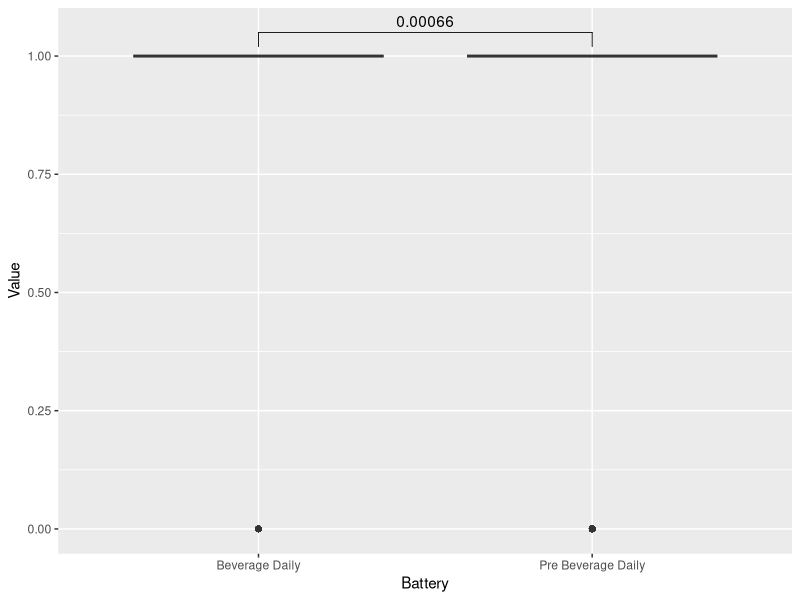

This figure's R source: (Note: this script raises an error after producing the figure.)
library(tidyverse)
library(readr)
library(rstatix)
library(ggpubr)
library(lme4)
library(lmerTest)

data <- read_csv("Study Data.csv") %>% 
  rename(id = `Participant ID`)



daily_alc <- data %>% 
  drop_na() %>% 
  filter(`Question Name` == "daily_alc") %>% 
  mutate(Value = ifelse(Value == 2, 1, 0)) %>% 
group_by(id, Battery) %>%
  summarise(Value = mean(Value)) 

daily_alc <- data %>% 
  drop_na() %>% 
  filter(`Question Name` == "daily_alc") %>% 
  mutate(Value = ifelse(Value == 2, 1, 0))


daily_alc %>% 
  ggplot(aes(Battery, Value))+
  geom_boxplot()+
  geom_pwc(method = "t_test")


daily_alc_w <- daily_alc %>% 
  pivot_wider(names_from = Battery, values_from = Value)

t.test(daily_alc_w$`Beverage Daily`, daily_alc_w$`Pre Beverage Daily`)

model <- lmerTest::lmer(Value ~ Battery + (1|id),
                    na.action = na.omit,
                    REML = TRUE,
                    data = daily_alc)

model2 <- lme4::glmer(Value ~ `Study Day` + (1|id),
                     na.action = na.omit,
                     family = binomial(link = "logit"),
                     data = daily_alc)

mean(is.na(data))


who <- data %>% 
  drop_na() %>% 
  filter(str_detect(`Question Name`, "who")) %>% 
  group_by(id, `Study Day`, Battery) %>% 
  summarise(Value = sum(Value)*4)

a <- data %>%
  filter(`Question Name` == "daily_alc") %>% 
  drop_na() %>% 
  group_by(Battery) %>% 
  get_summary_stats(Value)

get_summary_stats(data = a, Value)


         
